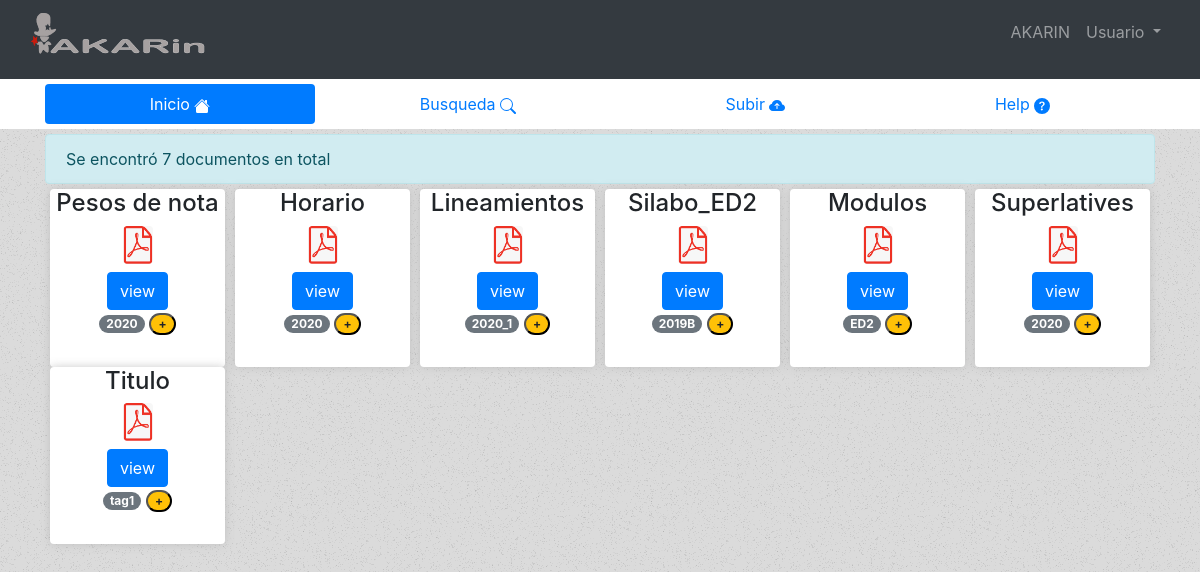
The app's page / (signed in) with its own data.
### myapp/models.py (models this page shows, shortened)
class Documento(models.Model):
    nombre = models.CharField(max_length=30)
    tipo = models.CharField(max_length=20)
    loaded = models.DateTimeField(auto_now_add=True)
    tag = models.CharField(max_length=20)
    doc = models.FileField(upload_to='myapp/uploads/')
    class Meta:
        verbose_name = 'documento'
        verbose_name_plural = 'documentos'

### myapp/views.py (the view)
# urls.py: 2. Add a URL to urlpatterns:  path('', views.home, name='home')
@login_required
def home(request):
    documentos = Documento.objects.all()
    return render(request, "myapp/home.html", {"documentos": documentos ,"titulo": "Bienvenido"})

### myapp/templates/myapp/home.html
{% extends 'myapp/base.html' %}
{% load static %}
    {% block content %}
    <link rel="stylesheet" href=" {% static 'myapp/css/home.css' %} ">
    <main class="container">
        {% if documentos %}
        <div class="alert alert-info" role="alert">
            Se encontró {{documentos|length}} documentos en total
        </div>
        <section class="row docs">
            {% for documento in documentos %}
            <div class="col-2 doc-item-col">
                <div class="doc-item">
                    <h4 class="text-center"> {{documento.nombre}} </h4>
                    <figure class="figure text-center container-fluid">
                        <img src=" {% static 'myapp/img/pdf-icon.png' %} " class="figure-img img-fluid rounded" alt="..." height="40px" width="30">
                        <figcaption class="figure-caption"><a class="btn btn-primary" href="{{documento.doc.url}}">view</a></figcaption>
                        <p>
                            <span class="badge badge-pill badge-secondary"> {{documento.tag}} </span>
                            <button class="badge badge-pill badge-warning">+</button>
                        </p>
                    </figure>
                </div>
            </div>
            {% endfor %}
        </section>
        {% else %}
        <div class="alert alert-danger" role="alert">
            No hay documentos
        </div>
        {% endif %}
    </main>
    {% endblock content %}

### myapp/templates/myapp/base.html (shortened to what this page needs)
<!DOCTYPE html>
<html lang="es">
<head>
    {% load static %}
    <link href="{% static 'myapp/vendor/bootstrap/css/bootstrap.min.css' %}" rel="stylesheet">
    <link rel="stylesheet" href=" {% static 'myapp/css/base-style.css' %} ">
</head>
<body class="bg-light">
    <nav class="navbar navbar-expand-lg navbar-dark bg-dark">
        <div class="container-fluid">
            <a class="navbar-brand" href=" {% url 'Home' %} ">
                <img src=" {% static 'myapp/img/akarin-logo1.png' %} " class="figure-img img-fluid rounded" alt="..." height="" width="">
            </a>
            <div class="collapse navbar-collapse" id="navbarSupportedContent">
            <ul class="navbar-nav ml-auto">
                <li class="nav-item">
                    {% if user.is_authenticated %}
                    <p class="nav-link"> {{user.username|upper}} </p>
                    {% endif %}
                </li>
                <li class="nav-item dropdown">
                    <a class="nav-link dropdown-toggle" href="#" id="navbarDropdown" role="button" data-toggle="dropdown" aria-haspopup="true" aria-expanded="false">
                    Usuario
                    </a>
                </li>
            </ul>
            </div>
        </div>
    </nav>
    <div class="nav-menu container-fluid">
        <div class="container">
            <nav class="nav nav-pills nav-fill bg-white">
                <a class="nav-item nav-link {% if request.path == '/' %} active {% endif %}" href=" {% url 'Home' %} ">Inicio
                </a>
                <a class="nav-item nav-link {% if request.path == '/busqueda/' or request.path == '/buscar/'  %} active {% endif %}" href=" {% url 'Busqueda' %} ">Busqueda
                </a>
                <a class="nav-item nav-link {% if request.path == '/cargar/' %} active {% endif %}" href=" {% url 'Subir' %} ">Subir
                </a>
                <a class="nav-item nav-link {% if request.path == '/help/' %} active {% endif %}" href=" {% url 'Ayuda' %} " tabindex="-1" aria-disabled="true">Help
                </a>
            </nav>
        </div>
    </div>
    {% block content %}
    {% endblock content %}
</body>
</html>

### myapp/static/myapp/css/base-style.css (style rules this page uses)
body { background-image: url(../img/main-texture.png); background-repeat: repeat; }
.nav-menu { padding: 5px; background-color: white; }

### myapp/static/myapp/css/home.css (style rules this page uses)
.doc-item { -webkit-box-shadow: 0px 0px 10px 0px rgba(186,186,186,0.76); -moz-box-shadow: 0px 0px 10px 0px rgba(186,186,186,0.76); box-shadow: 0px 0px 10px 0px rgba(186,186,186,0.76); border-radius: 4px 4px 4px 4px; -moz-border-radius: 4px 4px 4px 4px; -webkit-border-radius: 4px 4px 4px 4px; border: 0px solid #000000; margin: 0px 5px; background-color: white; }
.doc-item-col { padding-left: 0px; padding-right: 0px; }
.docs { margin-left: 0px; margin-right: 0px; }
main { margin: 5px 0px; }
.alert-info { margin-bottom: 5px; }

### records on screen
Documento: nombre "Pesos de nota", tag "2020"
Documento: nombre "Horario", tag "2020"
Documento: nombre "Lineamientos", tag "2020_1"
Documento: nombre "Silabo_ED2", tag "2019B"
Documento: nombre "Modulos", tag "ED2"
Documento: nombre "Superlatives", tag "2020"
Documento: nombre "Titulo", tag "tag1"

### other values on screen
{{ user.username|upper }} "AKARIN"
{{ documentos|length }} "7"
